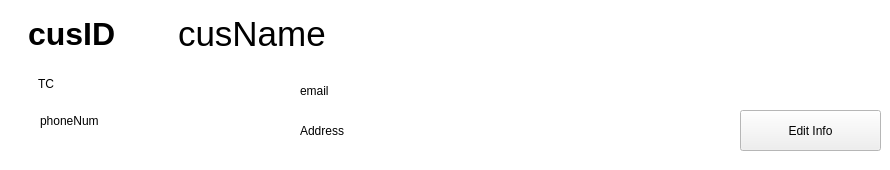
     <widget class="QWidget" name="Pinfo">
      <property name="palette">
       <palette>
        <active>
         <colorrole role="Base">
          <brush brushstyle="SolidPattern">
           <color alpha="255">
            <red>255</red>
            <green>255</green>
            <blue>255</blue>
           </color>
          </brush>
         </colorrole>
         <colorrole role="Window">
          <brush brushstyle="SolidPattern">
           <color alpha="255">
            <red>255</red>
            <green>255</green>
            <blue>255</blue>
           </color>
          </brush>
         </colorrole>
        </active>
        <inactive>
         <colorrole role="Base">
          <brush brushstyle="SolidPattern">
           <color alpha="255">
            <red>255</red>
            <green>255</green>
            <blue>255</blue>
           </color>
          </brush>
         </colorrole>
         <colorrole role="Window">
          <brush brushstyle="SolidPattern">
           <color alpha="255">
            <red>255</red>
            <green>255</green>
            <blue>255</blue>
           </color>
          </brush>
         </colorrole>
        </inactive>
        <disabled>
         <colorrole role="Base">
          <brush brushstyle="SolidPattern">
           <color alpha="255">
            <red>255</red>
            <green>255</green>
            <blue>255</blue>
           </color>
          </brush>
         </colorrole>
         <colorrole role="Window">
          <brush brushstyle="SolidPattern">
           <color alpha="255">
            <red>255</red>
            <green>255</green>
            <blue>255</blue>
           </color>
          </brush>
         </colorrole>
        </disabled>
       </palette>
      </property>
      <widget class="QLabel" name="info_cusID_label">
       <property name="geometry">
        <rect>
         <x>28</x>
         <y>-27</y>
         <width>121</width>
         <height>121</height>
        </rect>
       </property>
       <property name="palette">
        <palette>
         <active>
          <colorrole role="WindowText">
           <brush brushstyle="SolidPattern">
            <color alpha="255">
             <red>0</red>
             <green>0</green>
             <blue>0</blue>
            </color>
           </brush>
          </colorrole>
         </active>
         <inactive>
          <colorrole role="WindowText">
           <brush brushstyle="SolidPattern">
            <color alpha="255">
             <red>0</red>
             <green>0</green>
             <blue>0</blue>
            </color>
           </brush>
          </colorrole>
         </inactive>
         <disabled>
          <colorrole role="WindowText">
           <brush brushstyle="SolidPattern">
            <color alpha="255">
             <red>120</red>
             <green>120</green>
             <blue>120</blue>
            </color>
           </brush>
          </colorrole>
         </disabled>
        </palette>
       </property>
       <property name="font">
        <font>
         <pointsize>24</pointsize>
         <weight>75</weight>
         <bold>true</bold>
        </font>
       </property>
       <property name="text">
        <string>cusID</string>
       </property>
      </widget>
      <widget class="QLabel" name="info_address_label">
       <property name="geometry">
        <rect>
         <x>300</x>
         <y>100</y>
         <width>211</width>
         <height>61</height>
        </rect>
       </property>
       <property name="text">
        <string>Address</string>
       </property>
      </widget>
      <widget class="QLabel" name="info_cusName_label">
       <property name="geometry">
        <rect>
         <x>178</x>
         <y>-27</y>
         <width>271</width>
         <height>121</height>
        </rect>
       </property>
       <property name="palette">
        <palette>
         <active>
          <colorrole role="WindowText">
           <brush brushstyle="SolidPattern">
            <color alpha="255">
             <red>0</red>
             <green>0</green>
             <blue>0</blue>
            </color>
           </brush>
          </colorrole>
          <colorrole role="Button">
           <brush brushstyle="SolidPattern">
            <color alpha="255">
             <red>255</red>
             <green>255</green>
             <blue>255</blue>
            </color>
           </brush>
          </colorrole>
          <colorrole role="Light">
           <brush brushstyle="SolidPattern">
            <color alpha="255">
             <red>255</red>
             <green>255</green>
             <blue>255</blue>
            </color>
           </brush>
          </colorrole>
          <colorrole role="Midlight">
           <brush brushstyle="SolidPattern">
            <color alpha="255">
             <red>255</red>
             <green>255</green>
             <blue>255</blue>
            </color>
           </brush>
          </colorrole>
          <colorrole role="Dark">
           <brush brushstyle="SolidPattern">
            <color alpha="255">
             <red>127</red>
             <green>127</green>
             <blue>127</blue>
            </color>
           </brush>
          </colorrole>
          <colorrole role="Mid">
           <brush brushstyle="SolidPattern">
            <color alpha="255">
             <red>170</red>
             <green>170</green>
             <blue>170</blue>
            </color>
           </brush>
          </colorrole>
          <colorrole role="Text">
           <brush brushstyle="SolidPattern">
            <color alpha="255">
             <red>0</red>
             <green>0</green>
             <blue>0</blue>
            </color>
           </brush>
          </colorrole>
          <colorrole role="BrightText">
           <brush brushstyle="SolidPattern">
            <color alpha="255">
             <red>255</red>
             <green>255</green>
             <blue>255</blue>
            </color>
           </brush>
          </colorrole>
          <colorrole role="ButtonText">
           <brush brushstyle="SolidPattern">
            <color alpha="255">
             <red>0</red>
             <green>0</green>
             <blue>0</blue>
            </color>
           </brush>
          </colorrole>
          <colorrole role="Base">
           <brush brushstyle="SolidPattern">
            <color alpha="255">
             <red>255</red>
             <green>255</green>
             <blue>255</blue>
            </color>
           </brush>
          </colorrole>
          <colorrole role="Window">
           <brush brushstyle="SolidPattern">
            <color alpha="255">
             <red>255</red>
             <green>255</green>
             <blue>255</blue>
            </color>
           </brush>
          </colorrole>
          <colorrole role="Shadow">
           <brush brushstyle="SolidPattern">
            <color alpha="255">
             <red>0</red>
             <green>0</green>
             <blue>0</blue>
            </color>
           </brush>
          </colorrole>
          <colorrole role="AlternateBase">
           <brush brushstyle="SolidPattern">
            <color alpha="255">
             <red>255</red>
             <green>255</green>
             <blue>255</blue>
            </color>
           </brush>
          </colorrole>
          <colorrole role="ToolTipBase">
           <brush brushstyle="SolidPattern">
            <color alpha="255">
             <red>255</red>
             <green>255</green>
             <blue>220</blue>
            </color>
           </brush>
          </colorrole>
          <colorrole role="ToolTipText">
           <brush brushstyle="SolidPattern">
            <color alpha="255">
             <red>0</red>
             <green>0</green>
             <blue>0</blue>
            </color>
           </brush>
          </colorrole>
          <colorrole role="PlaceholderText">
           <brush brushstyle="SolidPattern">
            <color alpha="128">
             <red>0</red>
             <green>0</green>
             <blue>0</blue>
            </color>
           </brush>
          </colorrole>
         </active>
         <inactive>
          <colorrole role="WindowText">
           <brush brushstyle="SolidPattern">
            <color alpha="255">
             <red>0</red>
             <green>0</green>
             <blue>0</blue>
            </color>
           </brush>
          </colorrole>
          <colorrole role="Button">
           <brush brushstyle="SolidPattern">
            <color alpha="255">
             <red>255</red>
             <green>255</green>
             <blue>255</blue>
            </color>
           </brush>
          </colorrole>
          <colorrole role="Light">
           <brush brushstyle="SolidPattern">
            <color alpha="255">
             <red>255</red>
             <green>255</green>
             <blue>255</blue>
            </color>
           </brush>
          </colorrole>
          <colorrole role="Midlight">
           <brush brushstyle="SolidPattern">
            <color alpha="255">
             <red>255</red>
             <green>255</green>
             <blue>255</blue>
            </color>
           </brush>
          </colorrole>
          <colorrole role="Dark">
           <brush brushstyle="SolidPattern">
            <color alpha="255">
             <red>127</red>
             <green>127</green>
             <blue>127</blue>
            </color>
           </brush>
          </colorrole>
          <colorrole role="Mid">
           <brush brushstyle="SolidPattern">
            <color alpha="255">
             <red>170</red>
             <green>170</green>
             <blue>170</blue>
            </color>
           </brush>
          </colorrole>
          <colorrole role="Text">
           <brush brushstyle="SolidPattern">
            <color alpha="255">
             <red>0</red>
             <green>0</green>
             <blue>0</blue>
            </color>
           </brush>
          </colorrole>
          <colorrole role="BrightText">
           <brush brushstyle="SolidPattern">
            <color alpha="255">
             <red>255</red>
             <green>255</green>
             <blue>255</blue>
            </color>
           </brush>
          </colorrole>
          <colorrole role="ButtonText">
           <brush brushstyle="SolidPattern">
            <color alpha="255">
             <red>0</red>
             <green>0</green>
             <blue>0</blue>
            </color>
           </brush>
          </colorrole>
          <colorrole role="Base">
           <brush brushstyle="SolidPattern">
            <color alpha="255">
             <red>255</red>
             <green>255</green>
             <blue>255</blue>
            </color>
           </brush>
          </colorrole>
          <colorrole role="Window">
           <brush brushstyle="SolidPattern">
            <color alpha="255">
             <red>255</red>
             <green>255</green>
             <blue>255</blue>
            </color>
           </brush>
          </colorrole>
          <colorrole role="Shadow">
           <brush brushstyle="SolidPattern">
            <color alpha="255">
             <red>0</red>
             <green>0</green>
             <blue>0</blue>
            </color>
           </brush>
          </colorrole>
          <colorrole role="AlternateBase">
           <brush brushstyle="SolidPattern">
            <color alpha="255">
             <red>255</red>
             <green>255</green>
             <blue>255</blue>
            </color>
           </brush>
          </colorrole>
          <colorrole role="ToolTipBase">
           <brush brushstyle="SolidPattern">
            <color alpha="255">
             <red>255</red>
             <green>255</green>
             <blue>220</blue>
            </color>
           </brush>
          </colorrole>
          <colorrole role="ToolTipText">
           <brush brushstyle="SolidPattern">
            <color alpha="255">
             <red>0</red>
             <green>0</green>
             <blue>0</blue>
            </color>
           </brush>
          </colorrole>
          <colorrole role="PlaceholderText">
           <brush brushstyle="SolidPattern">
            <color alpha="128">
             <red>0</red>
             <green>0</green>
             <blue>0</blue>
            </color>
           </brush>
          </colorrole>
         </inactive>
         <disabled>
          <colorrole role="WindowText">
           <brush brushstyle="SolidPattern">
            <color alpha="255">
             <red>127</red>
             <green>127</green>
             <blue>127</blue>
            </color>
           </brush>
          </colorrole>
          <colorrole role="Button">
           <brush brushstyle="SolidPattern">
            <color alpha="255">
             <red>255</red>
             <green>255</green>
             <blue>255</blue>
            </color>
           </brush>
          </colorrole>
          <colorrole role="Light">
           <brush brushstyle="SolidPattern">
            <color alpha="255">
             <red>255</red>
             <green>255</green>
             <blue>255</blue>
            </color>
           </brush>
          </colorrole>
          <colorrole role="Midlight">
           <brush brushstyle="SolidPattern">
            <color alpha="255">
             <red>255</red>
             <green>255</green>
             <blue>255</blue>
            </color>
           </brush>
          </colorrole>
          <colorrole role="Dark">
           <brush brushstyle="SolidPattern">
            <color alpha="255">
             <red>127</red>
             <green>127</green>
             <blue>127</blue>
            </color>
           </brush>
          </colorrole>
          <colorrole role="Mid">
           <brush brushstyle="SolidPattern">
            <color alpha="255">
             <red>170</red>
             <green>170</green>
             <blue>170</blue>
            </color>
           </brush>
          </colorrole>
          <colorrole role="Text">
           <brush brushstyle="SolidPattern">
            <color alpha="255">
             <red>127</red>
             <green>127</green>
             <blue>127</blue>
            </color>
           </brush>
          </colorrole>
          <colorrole role="BrightText">
           <brush brushstyle="SolidPattern">
            <color alpha="255">
             <red>255</red>
             <green>255</green>
             <blue>255</blue>
            </color>
           </brush>
          </colorrole>
          <colorrole role="ButtonText">
           <brush brushstyle="SolidPattern">
            <color alpha="255">
             <red>127</red>
             <green>127</green>
             <blue>127</blue>
            </color>
           </brush>
          </colorrole>
          <colorrole role="Base">
           <brush brushstyle="SolidPattern">
            <color alpha="255">
             <red>255</red>
             <green>255</green>
             <blue>255</blue>
            </color>
           </brush>
          </colorrole>
          <colorrole role="Window">
           <brush brushstyle="SolidPattern">
            <color alpha="255">
             <red>255</red>
             <green>255</green>
             <blue>255</blue>
            </color>
           </brush>
          </colorrole>
          <colorrole role="Shadow">
           <brush brushstyle="SolidPattern">
            <color alpha="255">
             <red>0</red>
             <green>0</green>
             <blue>0</blue>
            </color>
           </brush>
          </colorrole>
          <colorrole role="AlternateBase">
           <brush brushstyle="SolidPattern">
            <color alpha="255">
             <red>255</red>
             <green>255</green>
             <blue>255</blue>
            </color>
           </brush>
          </colorrole>
          <colorrole role="ToolTipBase">
           <brush brushstyle="SolidPattern">
            <color alpha="255">
             <red>255</red>
             <green>255</green>
             <blue>220</blue>
            </color>
           </brush>
          </colorrole>
          <colorrole role="ToolTipText">
           <brush brushstyle="SolidPattern">
            <color alpha="255">
             <red>0</red>
             <green>0</green>
             <blue>0</blue>
            </color>
           </brush>
          </colorrole>
          <colorrole role="PlaceholderText">
           <brush brushstyle="SolidPattern">
            <color alpha="128">
             <red>0</red>
             <green>0</green>
             <blue>0</blue>
            </color>
           </brush>
          </colorrole>
         </disabled>
        </palette>
       </property>
       <property name="font">
        <font>
         <pointsize>26</pointsize>
         <weight>50</weight>
         <bold>false</bold>
        </font>
       </property>
       <property name="text">
        <string>cusName</string>
       </property>
      </widget>
      <widget class="QLabel" name="info_email_label">
       <property name="geometry">
        <rect>
         <x>300</x>
         <y>80</y>
         <width>211</width>
         <height>21</height>
        </rect>
       </property>
       <property name="text">
        <string>email</string>
       </property>
      </widget>
      <widget class="QLabel" name="info_phoneNum_label">
       <property name="geometry">
        <rect>
         <x>40</x>
         <y>110</y>
         <width>211</width>
         <height>21</height>
        </rect>
       </property>
       <property name="text">
        <string>phoneNum</string>
       </property>
      </widget>
      <widget class="QLabel" name="info_TC_label">
       <property name="geometry">
        <rect>
         <x>38</x>
         <y>73</y>
         <width>211</width>
         <height>21</height>
        </rect>
       </property>
       <property name="text">
        <string>TC</string>
       </property>
      </widget>
      <widget class="QPushButton" name="info_edit_info_button">
       <property name="geometry">
        <rect>
         <x>740</x>
         <y>110</y>
         <width>141</width>
         <height>41</height>
        </rect>
       </property>
       <property name="text">
        <string>Edit Info</string>
       </property>
      </widget>
     </widget>
